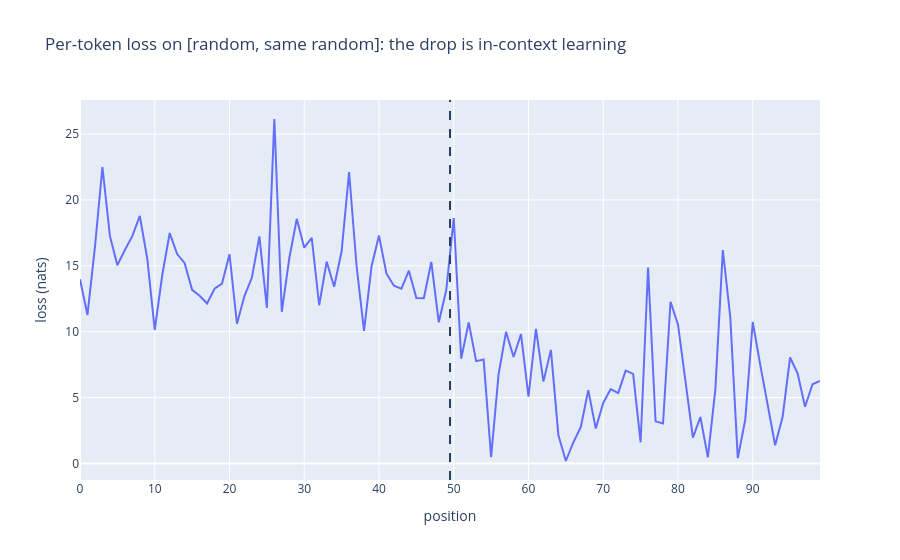

Notebook source saved alongside this figure:
### Code cell
seq_len = 50
rep_tokens = generate_repeated_tokens(model, seq_len, batch_size=1)
rep_logits, rep_cache = model.run_with_cache(rep_tokens)
rep_cache.remove_batch_dim()
rep_str = model.to_str_tokens(rep_tokens)

log_probs = get_log_probs(rep_logits, rep_tokens).squeeze()

# ✅ check
assert rep_tokens.shape == (1, 2 * seq_len + 1)
assert log_probs.shape == (2 * seq_len,)
print(f"Loss on first half : {-log_probs[:seq_len].mean():.2f} nats")
print(f"Loss on second half: {-log_probs[seq_len:].mean():.2f} nats   <- should be dramatically lower")

px.line(
    y=utils.to_numpy(-log_probs), labels={"x": "position", "y": "loss (nats)"},
    title="Per-token loss on [random, same random]: the drop is in-context learning",
).add_vline(x=seq_len - 0.5, line_dash="dash").show()

### Figure 1 — Plotly figure (JSON) as saved in the notebook; plotly's stock layout.template omitted (floating-point values rounded to 4 significant figures)
{"data": [{"hovertemplate": "position=%{x}<br>loss (nats)=%{y}<extra></extra>", "legendgroup": "", "line": {"color": "#636efa", "dash": "solid"}, "marker": {"symbol": "circle"}, "mode": "lines", "name": "", "orientation": "v", "showlegend": false, "type": "scatter", "x": [0, 1, 2, 3, 4, 5, 6, 7, 8, 9, 10, 11, 12, 13, 14, 15, 16, 17, 18, 19, 20, 21, 22, 23, 24, 25, 26, 27, 28, 29, 30, 31, 32, 33, 34, 35, 36, 37, 38, 39, 40, 41, 42, 43, 44, 45, 46, 47, 48, 49, 50, 51, 52, 53, 54, 55, 56, 57, 58, 59, 60, 61, 62, 63, 64, 65, 66, 67, 68, 69, 70, 71, 72, 73, 74, 75, 76, 77, 78, 79, 80, 81, 82, 83, 84, 85, 86, 87, 88, 89, 90, 91, 92, 93, 94, 95, 96, 97, 98, 99], "xaxis": "x", "y": [13.98, 11.27, 16.43, 22.49, 17.27, 15.05, 16.2, 17.25, 18.79, 15.54, 10.13, 14.28, 17.49, 15.89, 15.2, 13.18, 12.73, 12.14, 13.26, 13.65, 15.87, 10.6, 12.71, 14.11, 17.23, 11.8, 26.14, 11.51, 15.57, 18.56, 16.37, 17.12, 12.01, 15.32, 13.41, 16.1, 22.11, 14.99, 10.07, 14.95, 17.29, 14.41, 13.49, 13.26, 14.63, 12.57, 12.54, 15.3, 10.71, 13.17, 18.62, 7.957, 10.7, 7.769, 7.889, 0.4905, 6.782, 9.994, 8.081, 9.816, 5.067, 10.21, 6.223, 8.623, 2.155, 0.1936, 1.607, 2.768, 5.569, 2.66, 4.595, 5.651, 5.342, 7.044, 6.802, 1.612, 14.88, 3.201, 3.036, 12.28, 10.55, 6.38, 1.969, 3.531, 0.4644, 5.611, 16.19, 11.09, 0.4105, 3.321, 10.74, 7.51, 4.537, 1.389, 3.55, 8.044, 6.844, 4.305, 6.015, 6.267], "yaxis": "y"}], "layout": {"legend": {"tracegroupgap": 0}, "shapes": [{"line": {"dash": "dash"}, "type": "line", "x0": 49.5, "x1": 49.5, "xref": "x", "y0": 0, "y1": 1, "yref": "y domain"}], "title": {"text": "Per-token loss on [random, same random]: the drop is in-context learning"}, "xaxis": {"anchor": "y", "domain": [0.0, 1.0], "title": {"text": "position"}}, "yaxis": {"anchor": "x", "domain": [0.0, 1.0], "title": {"text": "loss (nats)"}}}}
